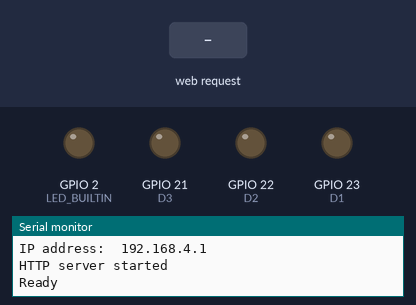
A sketch run on a simulated ESP32. On the bench: output pins drawn as LEDs (lit = HIGH), the last lines printed to the serial monitor. Inputs (shaded band) come from the test bench. WiFi joins after 1.5 s; servers stay silent unless stated.

Above: at 1.2 s.
1.3 s: HTTP request GET /motor?speed1=1 received
At 1.7 s:
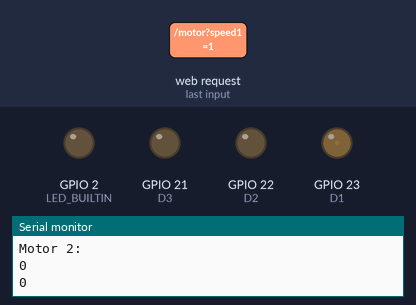
2.8 s: HTTP request GET /motor?speed1=120 received
At 4.0 s:
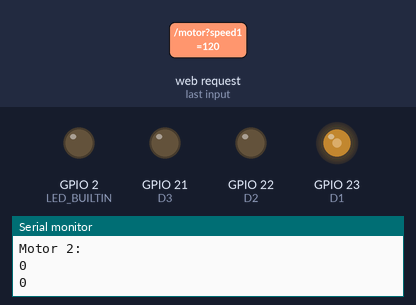
4.3 s: HTTP request GET /ligaled received
At 5.3 s:
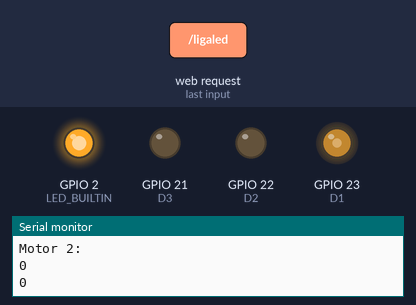
5.8 s: HTTP request GET /motor?speed1=1&speed2=1&dir1=1 received
At 6.6 s:
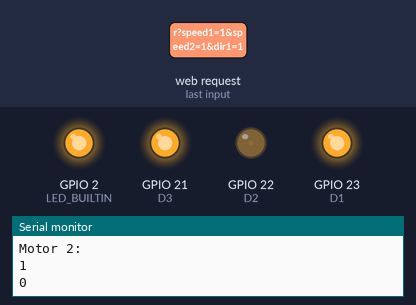
7.3 s: HTTP request GET /para received
At 7.8 s:
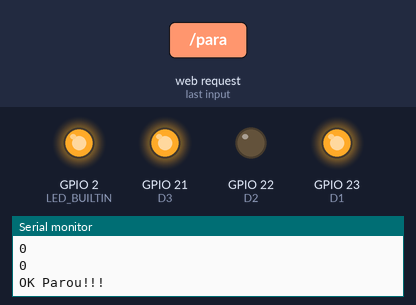
8.8 s: HTTP request GET /desligaled received
At 10.3 s:
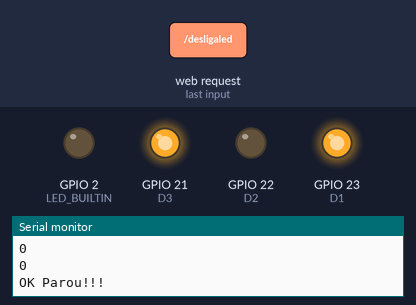
Timing chart, 0 to 11.3 s (numbered marks = the images above; inputs shaded):
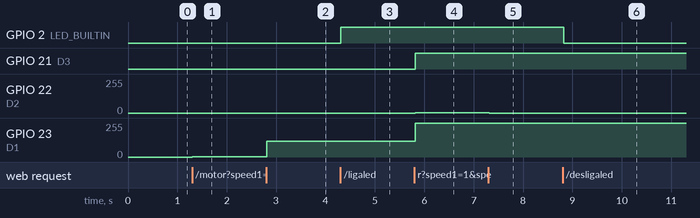

Measured:
- after the input at 1.3 s, GPIO 23 (D1): 0/255 → 1/255 at once
- after the input at 2.8 s, GPIO 23 (D1): 1/255 → 120/255 at once
- after the input at 4.3 s, GPIO 2 (LED_BUILTIN): LOW → HIGH at once
- after the input at 5.8 s, GPIO 21 (D3): LOW → HIGH at once; GPIO 22 (D2): 0/255 → 1/255 at once; GPIO 23 (D1): 120/255 → 255/255 at once
- after the input at 7.3 s, GPIO 22 (D2): 1/255 → 0/255 at once
- after the input at 8.8 s, GPIO 2 (LED_BUILTIN): HIGH → LOW at once

The sketch:

RobotControlAndroid.ino
```cpp
/* Create a WIFI Server in ESP32 with IP: 192.168.4.1  by default
 * Port 80 by default
 *
 * You just need to connect to ESP32 Access Point
 * password = "your-password"
 *
 * Then, you can reprogram ESP32 via IP at Arduino IDE
 *
 * SENDING COMMNADS
 * To send commands to Node via Browser, just type:
 * 192.168.4.1/ligaled   and wait for the reply
 * 192.168.4.1/motor?speed=25     sends number 25
 *
 * To send commands to Nede via Terminal, just type:
 * curl 192.168.4.1/ligaled   and wait for the reply
 * curl 192.168.4.1/motor?speed=25     sends number 25
 *
 * To send more than one argument:
 * 192.168.4.1/motor?speed1=1023&speed2=1023&dir1=1&dir2=0
 */


#define LED_BUILTIN 2
#include <ArduinoOTA.h>   // Library to allow programing via WIFI (Choose ip port in Arduino IDE
#include <WiFi.h>        // Include the Wi-Fi library
#include <WebServer.h>
#include <analogWrite.h>  // Aparently, you can analogRead, but not analogWrite without a library with ESP32 !!!

#define D1 23
#define D2 22
#define D3 21
#define D4 19


#define motor1PWM D1
#define motor2PWM D2
#define motor1Dir D3
#define motor2Dir D4  // Nao sei se isso acontece no ESP32!!! Nao da' pra usar o D4, pois quando reprograma o NODE omotor comeca a andar

int dir1 = 0;
int dir2 = 0;
int count = 0;

const char *ssid = "ESP32 Access Point"; // The name of the Wi-Fi network that will be created
const char *password = "your-password";   // The password required to connect to it, leave blank for an open

WebServer server(80);


void handleRoot() {
  server.send(200, "text/plain", "Hello from ESP32 !");
}

void handleNotFound() {
  String message = "File Not Found\n\n";
  message += "URI: ";
  message += server.uri();
  message += "\nMethod: ";
  message += (server.method() == HTTP_GET) ? "GET" : "POST";
  message += "\nArguments: ";
  message += server.args();
  message += "\n";
  for (uint8_t i = 0; i < server.args(); i++) {
    message += " " + server.argName(i) + ": " + server.arg(i) + "\n";
  }
  server.send(404, "text/plain", message);
}

void motor() {
  if(server.hasArg("speed1")) {
    int speed1 = server.arg("speed1").toInt();
    int speed2 = server.arg("speed2").toInt();

    dir1 = server.arg("dir1").toInt();
    dir2 = server.arg("dir2").toInt();

    Serial.println("Motor 1:");
    Serial.println(speed1);
    Serial.println(dir1);

    Serial.println("Motor 2:");
    Serial.println(speed2);
    Serial.println(dir2);


    if(dir1 == 0)
      analogWrite(motor1PWM, speed1);
    else
      analogWrite(motor1PWM, 1024-speed1);

    if(dir2 == 0)
      analogWrite(motor2PWM, speed2);
    else
      analogWrite(motor2PWM, 1024-speed2);

    digitalWrite(motor1Dir, dir1);
    digitalWrite(motor2Dir, dir2);

    server.send(200, "text/html", "Ok!");
    count = 0;
  }
}

void para() {
    if(dir1 == 0)
      analogWrite(motor1PWM, 0);
    else
      analogWrite(motor1PWM, 1024);

    if(dir2 == 0)
      analogWrite(motor2PWM, 0);
    else
      analogWrite(motor2PWM, 1024);

    count = 0;

    Serial.println("Motor 1:");
    Serial.println(0);
    Serial.println(dir1);

    Serial.println("Motor 2:");
    Serial.println(0);
    Serial.println(dir2);
    server.send(200, "text/html", "Ok Parou!!!");
    Serial.println("OK Parou!!!");

}

void setup() {
  //LED
  pinMode(LED_BUILTIN, OUTPUT);

  //PWM
  pinMode(motor1PWM, OUTPUT);     // Initialize the Motor PWM pin as an output
  pinMode(motor2PWM, OUTPUT);

  pinMode(motor1Dir, OUTPUT);     // Initialize the Motor PWM pin as an output
  pinMode(motor2Dir, OUTPUT);

  analogWriteFrequency(200);

  analogWrite(motor1PWM, 0);
  analogWrite(motor2PWM, 0);

  digitalWrite(motor1Dir, dir1);
  digitalWrite(motor2Dir, dir2);

  // Serial Begin
  Serial.begin(115200);
  Serial.println("Booting");


  // WIFI Server AP (This Create a WIFI Server in ESP32 with IP: 192.168.4.1  by default)
  WiFi.softAP(ssid, password);             // Start the access point
  Serial.print("Access Point \"");
  Serial.print(ssid);
  Serial.println("\" started");

  Serial.print("IP address:\t");
  Serial.println(WiFi.softAPIP());         // Send the IP address of the ESP32 to the computer

  server.on("/", handleRoot);
  server.on("/motor", HTTP_GET, motor);
  server.on("/para", HTTP_GET, para);

  server.onNotFound(handleNotFound);

  server.on("/ligaled", []() {
    server.send(200, "text/plain", "ligou");
    digitalWrite(LED_BUILTIN, HIGH);
  });

  server.on("/desligaled", []() {
    server.send(200, "text/plain", "apagou");
    digitalWrite(LED_BUILTIN, LOW);
  });

  server.begin();
  Serial.println("HTTP server started");
  //END OF WIFI Server AP


//
//  // OTA SETUP
//  WiFi.mode(WIFI_STA);
//  WiFi.begin(ssid, password);
//  while (WiFi.waitForConnectResult() != WL_CONNECTED) {
//    Serial.println("Connection Failed! Rebooting...");
//    delay(500);
//    ESP.restart();
//  }

  ArduinoOTA.onStart([]() {
    String type;
    if (ArduinoOTA.getCommand() == U_FLASH) {
      type = "sketch";
    } else {
      type = "filesystem";
    }

    Serial.println("Start updating " + type);
  });
  ArduinoOTA.onEnd([]() {
    Serial.println("\nEnd");
  });
  ArduinoOTA.onProgress([](unsigned int progress, unsigned int total) {
    Serial.printf("Progress: %u%%\r", (progress / (total / 100)));
  });
  ArduinoOTA.onError([](ota_error_t error) {
    Serial.printf("Error[%u]: ", error);
    if (error == OTA_AUTH_ERROR) {
      Serial.println("Auth Failed");
    } else if (error == OTA_BEGIN_ERROR) {
      Serial.println("Begin Failed");
    } else if (error == OTA_CONNECT_ERROR) {
      Serial.println("Connect Failed");
    } else if (error == OTA_RECEIVE_ERROR) {
      Serial.println("Receive Failed");
    } else if (error == OTA_END_ERROR) {
      Serial.println("End Failed");
    }
  });
  ArduinoOTA.begin();
  Serial.println("Ready");
//  Serial.print("IP address: ");
//  Serial.println(WiFi.localIP());

  // END OF OTA SETUP
}

void loop() {
  ArduinoOTA.handle();

  server.handleClient();

  count++;
  if(count > 50)
    para();

  delay(100);
}
```
